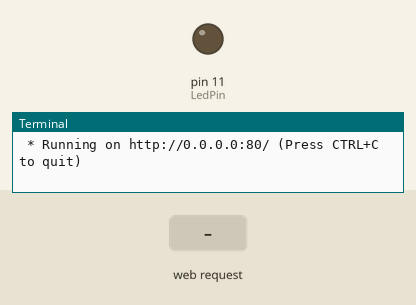
The program below on a simulated Raspberry Pi (header pin numbers). Parts: output pins drawn as LEDs (lit = HIGH), the last lines printed to the terminal. Dashed ring = blinking. Inputs (shaded band) come from the test bench. The clock reads 2024-03-15 10:24:30 at power-on unless the program sets it.

Above: at 1.2 s.
1.3 s: HTTP request for /blink received
At 1.4 s:
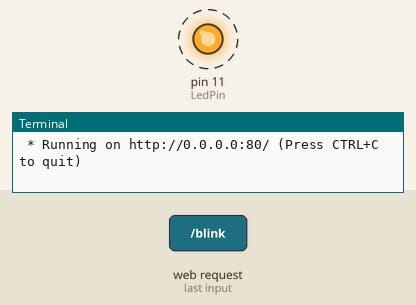
4.3 s: HTTP request for / received
At 5.3 s:
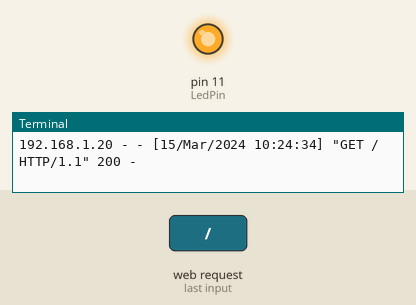
Timing chart, 0 to 7.3 s (numbered marks = the images above; inputs shaded):
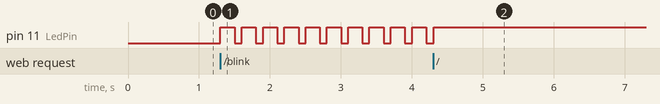

Measured:
- after the input at 1.3 s, pin 11 (LedPin): alternates HIGH for 0.20 s and LOW for 0.10 s, starting at once
- after the input at 4.3 s, pin 11 (LedPin): LOW → HIGH at once

The program:

blue-api.py
```python
from flask import Flask
import RPi.GPIO as GPIO

app = Flask(__name__)

LedPin = 11    # pin11

def setup():
    GPIO.setmode(GPIO.BOARD)       # Numbers GPIOs by physical location
    GPIO.setup(LedPin, GPIO.OUT)   # Set LedPin's mode is output

setup()

@app.route("/")
def toggle():
    state = GPIO.input(LedPin)

    # turn led off if on, otherwise turn on
    GPIO.output(LedPin, GPIO.LOW) if state else GPIO.output(LedPin, GPIO.HIGH)

    return "toggle\n"

@app.route("/blink")
def blink():

    import time

    for i in range(0,10):
        GPIO.output(LedPin, GPIO.HIGH)  # led on
        time.sleep(0.2)
        GPIO.output(LedPin, GPIO.LOW)   # led off
        time.sleep(0.1)

    return "blink!\n"


import atexit

@atexit.register
def cleanup():
    GPIO.output(LedPin, GPIO.LOW)   # led off
    GPIO.cleanup()                  # release resource

if __name__ == '__main__':
    app.run(host='0.0.0.0', port=80, debug=True)
```
